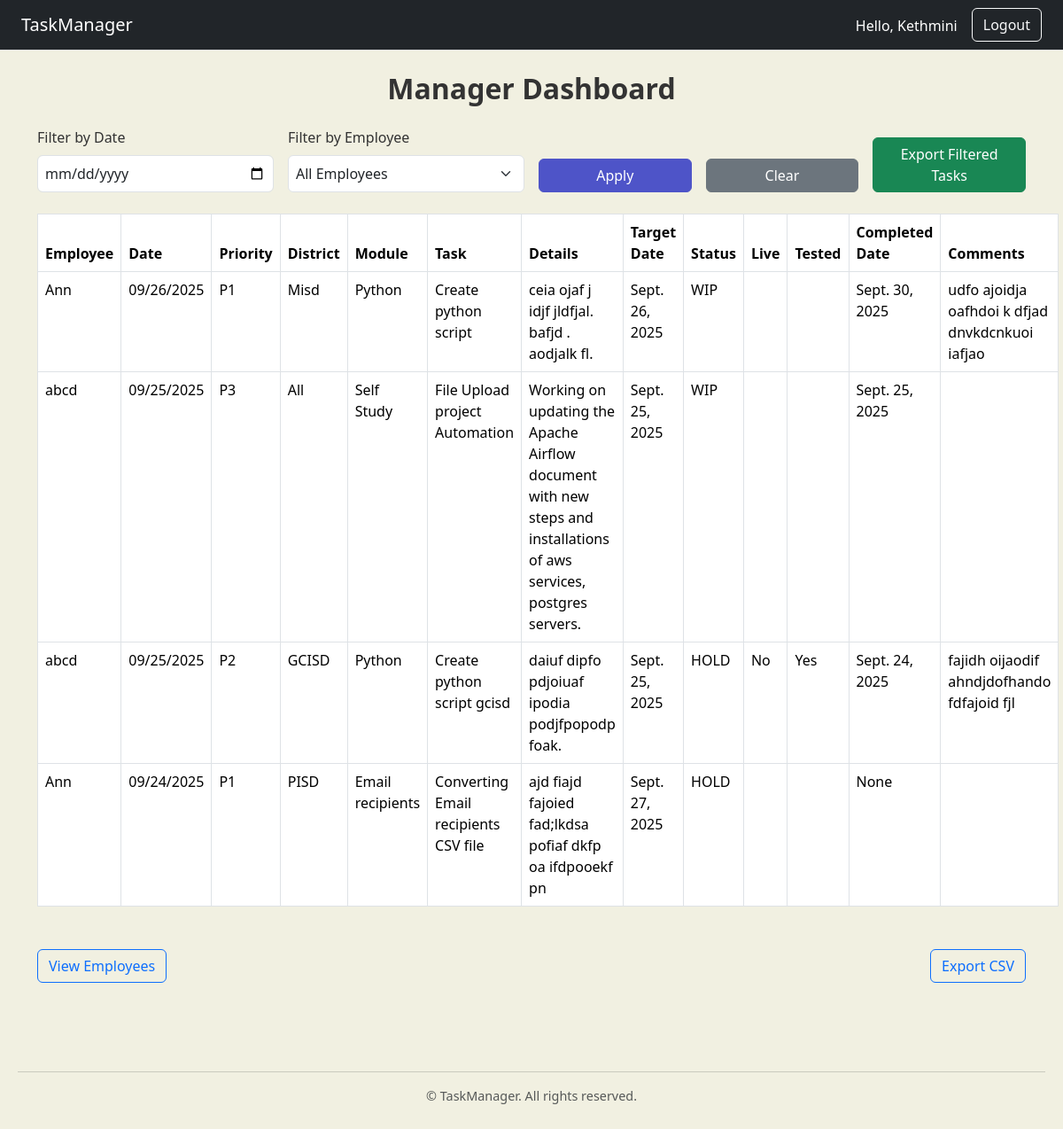
The page /dashboard/ (signed in) on the database its author committed.
### tracker/models.py (models this page shows, shortened)
class User(AbstractBaseUser, PermissionsMixin):
    first_name = models.CharField(max_length=30)
    last_name = models.CharField(max_length=30)
    office_email = models.EmailField(unique=True)
    role = models.CharField(max_length=10, choices=ROLE_CHOICES)
    is_active = models.BooleanField(default=True)
    is_staff = models.BooleanField(default=False)
    objects = UserManager()
    USERNAME_FIELD = 'office_email'
    REQUIRED_FIELDS = ['first_name', 'last_name', 'role']

class Task(models.Model):
    user = models.ForeignKey(User, on_delete=models.CASCADE)
    date = models.DateField(default=timezone.now)
    priority = models.CharField(max_length=10)
    district = models.CharField(max_length=100)
    module = models.CharField(max_length=100)
    task = models.CharField(max_length=255)
    details = models.TextField()
    target_date = models.DateField()
    status = models.CharField(max_length=10, choices=STATUS_CHOICES)
    live = models.CharField(max_length=100, blank=True)
    tested = models.CharField(max_length=100, blank=True)
    completed_date = models.DateField(null=True, blank=True)
    comments = models.TextField(blank=True)

### tracker/views.py (the view)
# urls.py: path('dashboard/', views.manager_dashboard, name='dashboard'),
@login_required
def manager_dashboard(request):
    if request.user.role != 'manager':
        return redirect('home')
    employees = User.objects.filter(role='employee').order_by('first_name')
    selected_date = request.GET.get('date')
    selected_employee = request.GET.get('employee')
    tasks = Task.objects.all().order_by('-date')
    if selected_date:
        tasks = tasks.filter(date=selected_date)
    if selected_employee:
        tasks = tasks.filter(user_id=selected_employee)
    context = {
        'tasks': tasks,
        'employees': employees,
        'selected_date': selected_date,
        'selected_employee': selected_employee,
    }
    return render(request, 'tracker/dashboard.html', context)

### tracker/templates/tracker/dashboard.html (shortened to what this page needs)
{% extends "tracker/base.html" %}
{% block content %}
<h2 class="mb-4 text-center">Manager Dashboard</h2>
<form method="get" class="row g-3 align-items-end mb-4">
    <div class="col-md-3">
        <label for="date" class="form-label">Filter by Date</label>
        <input type="date" name="date" id="date" class="form-control" value="{{ selected_date }}">
    </div>
    <div class="col-md-3">
        <label for="employee" class="form-label">Filter by Employee</label>
        <select name="employee" id="employee" class="form-select">
            <option value="">All Employees</option>
        </select>
    </div>
    <div class="col-md-2">
        <button type="submit" class="btn btn-primary w-100">Apply</button>
    </div>
    <div class="col-md-2">
        <a href="{% url 'dashboard' %}" class="btn btn-secondary w-100">Clear</a>
    </div>
    <div class="col-md-2">
        <a class="btn btn-success w-100" href="{% url 'export_csv' %}?{% if selected_date %}date={{ selected_date }}&{% endif %}{% if selected_employee %}employee={{ selected_employee }}{% endif %}">
            Export Filtered Tasks
        </a>
    </div>
</form>
<table class="table table-hover table-bordered">
    <thead>
        <tr>
            <th>Employee</th>
            <th>Date</th>
            <th>Priority</th>
            <th>District</th>
            <th>Module</th>
            <th>Task</th>
            <th>Details</th>
            <th>Target Date</th>
            <th>Status</th>
            <th>Live</th>
            <th>Tested</th>
            <th>Completed Date</th>
            <th>Comments</th>
        </tr>
    </thead>
    <tbody>
        {% for task in tasks %}
        <tr>
            <td>{{ task.user.first_name }}</td>
            <td>{{ task.date|date:"m/d/Y" }}</td>
            <td>{{ task.priority }}</td>
            <td>{{ task.district }}</td>
            <td>{{ task.module }}</td>
            <td>{{ task.task }}</td>
            <td>{{ task.details }}</td>
            <td>{{ task.target_date }}</td>
            <td>{{ task.status }}</td>
            <td>{{ task.live }}</td>
            <td>{{ task.tested }}</td>
            <td>{{ task.completed_date }}</td>
            <td>{{ task.comments }}</td>
        </tr>
        {% empty %}
        <tr>
            <td colspan="7">No tasks submitted today.</td>
        </tr>
        {% endfor %}
    </tbody>
</table>
<div class="d-flex justify-content-between align-items-center mt-5">
    <a class="btn btn-outline-primary mb-3"
    href="{% url 'employee_list' %}">
    View Employees
    </a>
    <a class="btn btn-outline-primary mb-3"
    href="{% url 'export_csv' %}">
    Export CSV
    </a>
</div>
{% endblock %}

### tracker/templates/tracker/base.html (shortened to what this page needs)
{% load static %}
<!DOCTYPE html>
<html lang="en">
<head>
    {% load static %}
    <link href="https://cdn.jsdelivr.net/npm/bootstrap@5.3.3/dist/css/bootstrap.min.css" rel="stylesheet">
    <link rel="stylesheet" href="{% static 'tracker/styles.css' %}">
</head>
<body>
    <nav class="navbar navbar-expand-lg navbar-dark bg-dark px-4">
        {% if user.is_authenticated %}
            {% if user.role == "manager" %}
                <a class="navbar-brand" href="{% url 'dashboard' %}">TaskManager</a>
            {% else %}
                <a class="navbar-brand" href="{% url 'submit' %}">TaskManager</a>
            {% endif %}
        {% else %}
            <a class="navbar-brand" href="{% url 'home' %}">TaskManager</a>
        {% endif %}
        <div class="collapse navbar-collapse justify-content-end" id="navbarNav">
            <ul class="navbar-nav">
                {% if user.is_authenticated %}
                    <li class="nav-item me-3 mt-2 text-white">
                        Hello, {{ user.first_name }}
                    </li>
                    <li class="nav-item">
                        <a class="btn btn-outline-light" href="{% url 'logout' %}">Logout</a>
                    </li>
                {% endif %}
            </ul>
        </div>
    </nav>
    <div class="container mt-4 mb-5">
        {% block content %}
        {% endblock %}
    </div>
    <footer class="text-center text-muted mb-3">
        <hr>
        <p>© {{ now|date:"Y" }} TaskManager. All rights reserved.</p>
    </footer>
</body>
</html>

### tracker/static/tracker/styles.css (style rules this page uses)
body { font-family: 'Segoe UI', sans-serif, 'Poppins'; background-color: #f1f0e1; color: #333; }
h1, h2, h3 { font-weight: 600; }
.btn-primary { background-color: #4e54c8; border-color: #4e54c8; }
.navbar { border-bottom: 1px solid #ddd; }
.table { background-color: white; }
input.form-control, textarea.form-control, select.form-select { border-radius: 6px; padding: 8px; }
footer { text-align: center; margin-top: 40px; padding: 20px; font-size: 0.9rem; color: #666; }
label { font-weight: 500; }

### rows shown on the page
User: first_name "Kethmini"
Task: user.first_name "Ann", date "09/26/2025", priority "P1", district "Misd", module "Python", task "Create python script", details "ceia ojaf j idjf jldfjal. bafjd . aodjalk fl.", target_date "Sept. 26, 2025", status "WIP", completed_date "Sept. 30, 2025", comments "udfo ajoidja oafhdoi k dfjad dnvkdcnkuoi iafjao"
Task: user.first_name "abcd", date "09/25/2025", priority "P3", district "All", module "Self Study", task "File Upload project Automation", details "Working on updating the Apache Airflow document with new steps and installations of aws services, postgres servers.", target_date "Sept. 25, 2025", status "WIP", completed_date "Sept. 25, 2025"
Task: user.first_name "abcd", date "09/25/2025", priority "P2", district "GCISD", module "Python", task "Create python script gcisd", details "daiuf dipfo pdjoiuaf ipodia podjfpopodp foak.", target_date "Sept. 25, 2025", status "HOLD", live "No", tested "Yes", completed_date "Sept. 24, 2025", comments "fajidh oijaodif ahndjdofhando fdfajoid fjl"
Task: user.first_name "Ann", date "09/24/2025", priority "P1", district "PISD", module "Email recipients", task "Converting Email recipients CSV file", details "ajd fiajd fajoied fad;lkdsa pofiaf dkfp oa ifdpooekf pn", target_date "Sept. 27, 2025", status "HOLD", completed_date "None"
